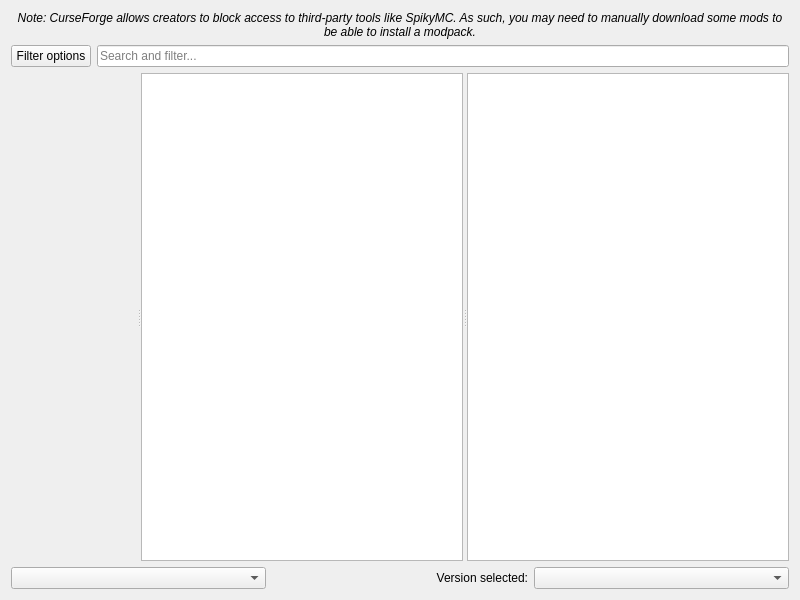
<?xml version="1.0" encoding="UTF-8"?>
<ui version="4.0">
 <class>FlamePage</class>
 <widget class="QWidget" name="FlamePage">
  <property name="geometry">
   <rect>
    <x>0</x>
    <y>0</y>
    <width>800</width>
    <height>600</height>
   </rect>
  </property>
  <layout class="QVBoxLayout" name="verticalLayout">
   <item>
    <widget class="QLabel" name="label_2">
     <property name="font">
      <font>
       <italic>true</italic>
      </font>
     </property>
     <property name="text">
      <string>Note: CurseForge allows creators to block access to third-party tools like SpikyMC. As such, you may need to manually download some mods to be able to install a modpack.</string>
     </property>
     <property name="alignment">
      <set>Qt::AlignCenter</set>
     </property>
     <property name="wordWrap">
      <bool>true</bool>
     </property>
    </widget>
   </item>
   <item>
    <layout class="QHBoxLayout" name="horizontalLayout">
     <item>
      <widget class="QPushButton" name="filterButton">
       <property name="text">
        <string>Filter options</string>
       </property>
      </widget>
     </item>
     <item>
      <widget class="QLineEdit" name="searchEdit">
       <property name="placeholderText">
        <string>Search and filter...</string>
       </property>
      </widget>
     </item>
    </layout>
   </item>
   <item>
    <widget class="QSplitter" name="splitter">
     <property name="sizePolicy">
      <sizepolicy hsizetype="Expanding" vsizetype="Expanding">
       <horstretch>0</horstretch>
       <verstretch>0</verstretch>
      </sizepolicy>
     </property>
     <property name="orientation">
      <enum>Qt::Horizontal</enum>
     </property>
     <widget class="QWidget" name="widget" native="true"/>
     <widget class="QListView" name="packView">
      <property name="horizontalScrollBarPolicy">
       <enum>Qt::ScrollBarAlwaysOff</enum>
      </property>
      <property name="alternatingRowColors">
       <bool>true</bool>
      </property>
      <property name="iconSize">
       <size>
        <width>48</width>
        <height>48</height>
       </size>
      </property>
      <property name="verticalScrollMode">
       <enum>QAbstractItemView::ScrollPerPixel</enum>
      </property>
     </widget>
     <widget class="ProjectDescriptionPage" name="packDescription">
      <property name="openExternalLinks">
       <bool>true</bool>
      </property>
      <property name="openLinks">
       <bool>true</bool>
      </property>
     </widget>
    </widget>
   </item>
   <item>
    <layout class="QHBoxLayout">
     <item>
      <widget class="QComboBox" name="sortByBox"/>
     </item>
     <item>
      <widget class="QLabel" name="label">
       <property name="text">
        <string>Version selected:</string>
       </property>
       <property name="alignment">
        <set>Qt::AlignRight|Qt::AlignTrailing|Qt::AlignVCenter</set>
       </property>
      </widget>
     </item>
     <item>
      <widget class="QComboBox" name="versionSelectionBox"/>
     </item>
    </layout>
   </item>
  </layout>
 </widget>
 <customwidgets>
  <customwidget>
   <class>ProjectDescriptionPage</class>
   <extends>QTextBrowser</extends>
   <header>ui/widgets/ProjectDescriptionPage.h</header>
  </customwidget>
 </customwidgets>
 <tabstops>
  <tabstop>packView</tabstop>
  <tabstop>packDescription</tabstop>
  <tabstop>sortByBox</tabstop>
  <tabstop>versionSelectionBox</tabstop>
 </tabstops>
 <resources/>
 <connections/>
</ui>
